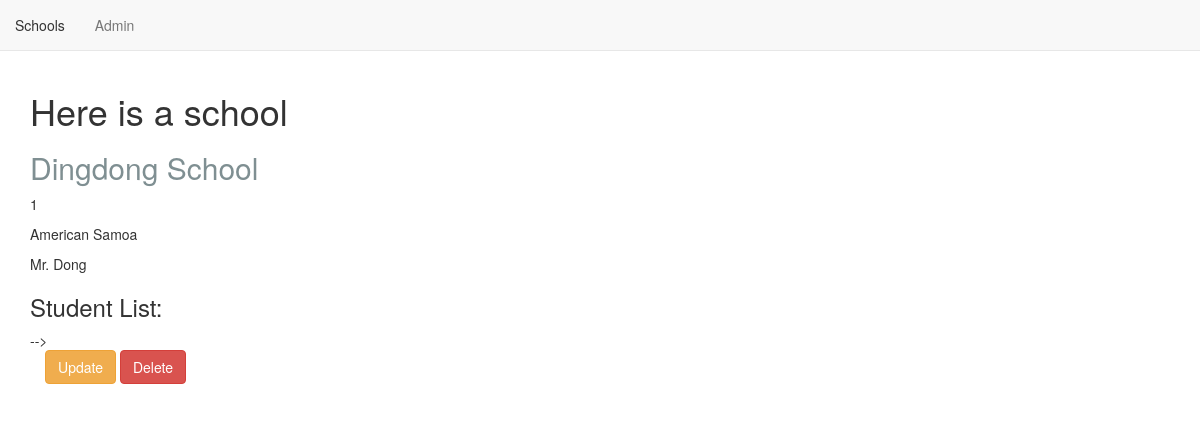
The app's page /basic/1/ with its own data.
### basic/models.py (models this page shows, shortened)
class School(models.Model):
    name = models.CharField(max_length = 20)
    location = models.CharField(max_length = 50)
    principal = models.CharField(max_length = 20)

### basic/views.py (the view)
# urls.py: url(r'^(?P<pk>[-\w]+)/$', views.SchoolDetailView.as_view(),name='detail'),
class SchoolDetailView(DetailView):
    context_object_name = 'schools_details'
    model = models.School
    template_name = 'basic_app/school_detail.html'

### basic/templates/basic_app/school_detail.html (shortened to what this page needs)
{% extends "basic_app/basic_app_base.html" %}
{% block body_block %}
<h1> Here is a school</h1>
        <h2 style="color: rgb(127, 143, 146);">{{schools_details.name}}</h2>
    <p>{{schools_details.id}}</p>
    <p>{{schools_details.location}}</p>
    <p>{{schools_details.principal}}</p>
    <h3>Student List:</h3>
         -->
<div class="container">
    <p><a class='btn btn-warning' href="{% url 'basic_app:update' pk=school_details.pk %}">Update</a>
        <a class='btn btn-danger' href="{% url 'basic_app:delete' pk=school_details.pk %}">Delete</a></p>
</div>
{% endblock %}

### records on screen
School: name "Dingdong School", id "1", location "American Samoa", principal "Mr. Dong"
